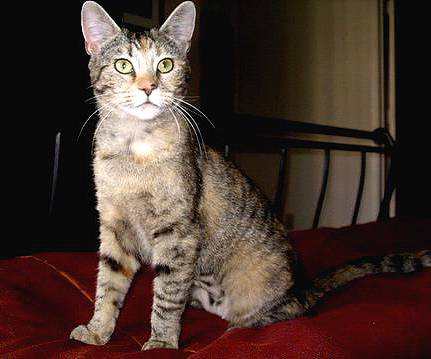
#> input picture cat_dog_100/test/cat/cat.10000.jpg, 431 x 359 px, found by its file name; its folder holds only this picture in this run
$ jupyter execute --allow-errors Resultados.ipynb
#> lines starting #> are read from the running program, lines starting #| are printed output that depends on the picture
[cell 1]
import cv2
import numpy as np
import os
from skimage.feature import hog
from sklearn.svm import SVC
from sklearn.metrics import precision_score
from skimage import data, exposure
import sys
import Funciones
from sklearn.preprocessing import StandardScaler

[cell 2]
# 1. Preprocesamiento
from Funciones import filtroMediana
def preprocesar_imagen(ruta_imagen):
#> called with ruta_imagen = 'cat_dog_500/train/cat/cat.10000.jpg'
    imagen = cv2.imread(ruta_imagen, cv2.IMREAD_GRAYSCALE)
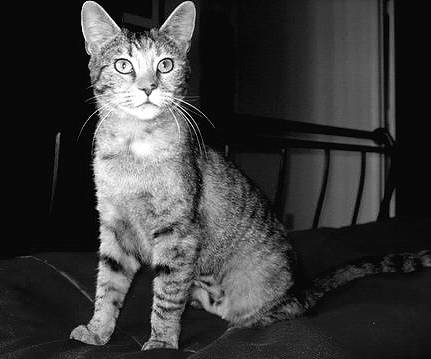
#> imagen: shape (359, 431); min 0, max 255, mean 58.2
    if imagen is None:  # Manejar imágenes no cargadas
        print(f"Error al cargar la imagen: {ruta_imagen}")
        return None
    imagen = cv2.resize(imagen, (128, 128))  # Redimensionar a 128x128
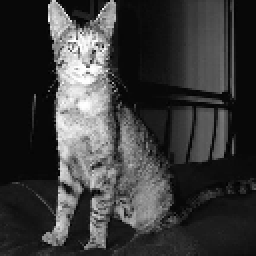
#> imagen: shape (128, 128) (shown 2 times larger); min 0, max 255, mean 58
    imagen = cv2.equalizeHist(imagen)        # Ecualización del histograma
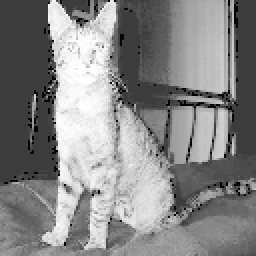
#> imagen: shape (128, 128) (shown 2 times larger); min 0, max 255, mean 134.1
    # [5 lines of commented-out code are left out]
    return imagen

[cell 3]
# 2. Creación del dataset
def crear_dataset(directorio_imagenes):
    """
    Crea un dataset de características y etiquetas a partir de un directorio.
    """
    X, y = [], []  # X para características, y para etiquetas
    for etiqueta, nombre_clase in enumerate(['cat', 'dog']):
        directorio_clase = os.path.join(directorio_imagenes, nombre_clase)
        for nombre_archivo in os.listdir(directorio_clase):
            ruta_imagen = os.path.join(directorio_clase, nombre_archivo)
            imagen = preprocesar_imagen(ruta_imagen)
            if imagen is None:  # Omitir imágenes no válidas
                continue
            imagen = cv2.cornerHarris(imagen,2,3,0.04)
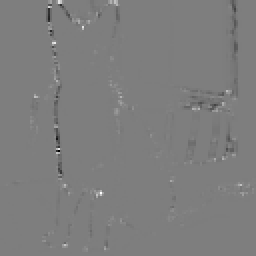
#> imagen: shape (128, 128) float32 (shown 2 times larger); min -0.0144, max 0.0147, mean -2.41e-05; drawn with min black and max white
            X.append(imagen.flatten())
            y.append(etiqueta)
    return np.array(X), np.array(y)
